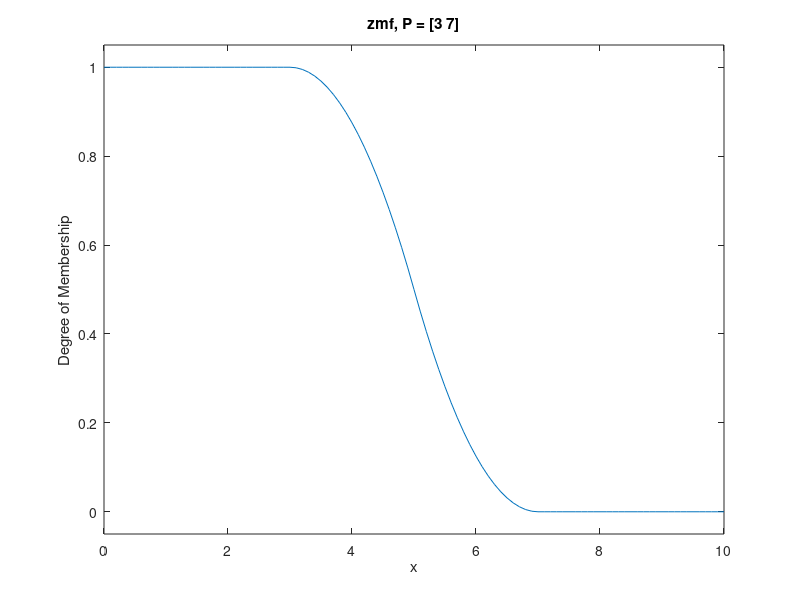

The MATLAB script that drew this image:
x = 0:0.1:10;
y = zmf(x,[3 7]); % Z-фукнція

plot(x,y)
title('zmf, P = [3 7]')
xlabel('x')
ylabel('Degree of Membership')
ylim([-0.05 1.05])